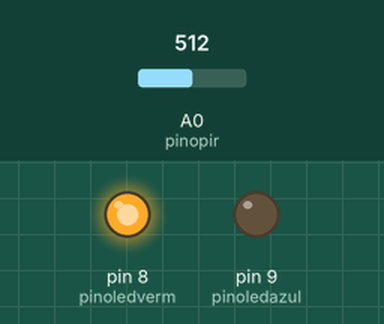
Recording of a sketch running on a simulated Arduino Uno, built with avr-gcc and run on an emulated ATmega328P. Shown: output pins drawn as LEDs (lit = HIGH). The test bench sets the inputs (shaded band); at power-on: A0 (pinopir) = 512.

Above: at 1.2 s.
1.3 s: A0 (pinopir) set to 0
At 2.5 s:
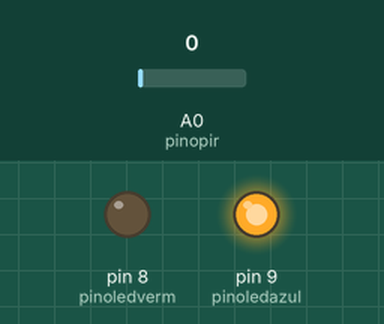
2.8 s: A0 (pinopir) set to 122
At 3.6 s:
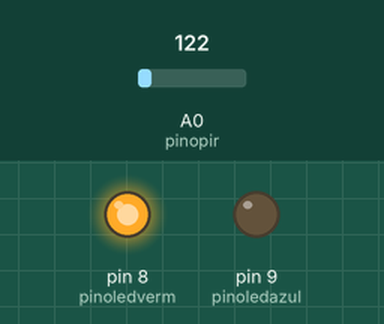
Timing chart, 0 to 5.8 s (numbered marks = the images above; inputs shaded):
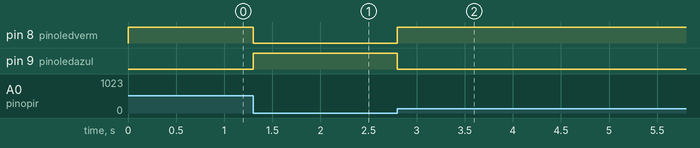

Measured:
- after the input at 1.3 s, pin 8 (pinoledverm): HIGH → LOW at once; pin 9 (pinoledazul): LOW → HIGH at once
- after the input at 2.8 s, pin 8 (pinoledverm): LOW → HIGH at once; pin 9 (pinoledazul): HIGH → LOW at once

The sketch:

TestesSensor.ino
```cpp
// Programa : Sensor de presenca com modulo PIR
// Autor : Arduino e Cia

int pinoledverm = 8; //Pino ligado ao led vermelho
int pinoledazul = 9; //Pino ligado ao led azul
int pinopir = 0;  //Pino ligado ao sensor PIR
int acionamento;  //Variavel para guardar valor do sensor

void setup()
{
  Serial.print("Valor do Sensor PIR: ");
  Serial.println(pinopir);
  pinMode(pinoledverm, OUTPUT); //Define pino como saida
  pinMode(pinoledazul, OUTPUT); //Define pino como saida
  pinMode(pinopir, INPUT);   //Define pino sensor como entrada

}

void loop()
{

 acionamento = analogRead(pinopir); //Le o valor do sensor PIR
 Serial.print("Valor do Sensor PIR: ");
 Serial.println(pinopir);
 if (acionamento == LOW)  //Sem movimento, mantem led azul ligado
 {
    digitalWrite(pinoledverm, LOW);
    digitalWrite(pinoledazul, HIGH);
 }
 else  //Caso seja detectado um movimento, aciona o led vermelho
 {
    digitalWrite(pinoledverm, HIGH);
    digitalWrite(pinoledazul, LOW);
 }
}
```
